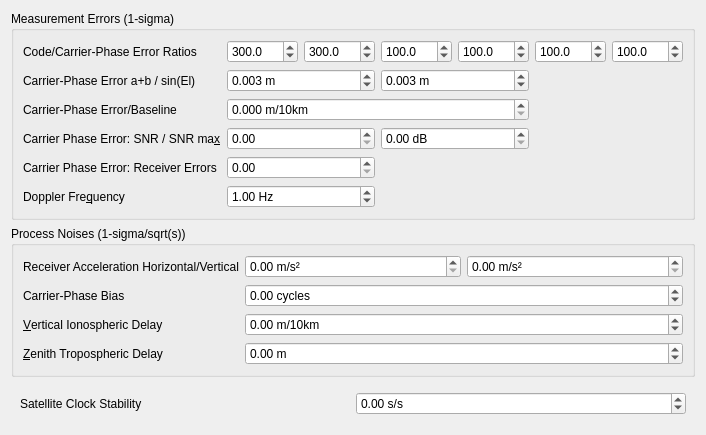
     <widget class="QWidget" name="tabStatistics">
      <property name="toolTip">
       <string/>
      </property>
      <attribute name="title">
       <string>S&amp;tatistics</string>
      </attribute>
      <layout class="QGridLayout" name="gridLayout_4">
       <item row="2" column="0">
        <widget class="QWidget" name="widget_2" native="true">
         <property name="sizePolicy">
          <sizepolicy hsizetype="Preferred" vsizetype="Fixed">
           <horstretch>0</horstretch>
           <verstretch>0</verstretch>
          </sizepolicy>
         </property>
         <layout class="QGridLayout" name="gridLayout_13">
          <item row="0" column="0">
           <widget class="QLabel" name="Label29">
            <property name="text">
             <string>Satellite Clock Stability</string>
            </property>
            <property name="buddy">
             <cstring>sBSatelliteClockStability</cstring>
            </property>
           </widget>
          </item>
          <item row="0" column="1">
           <widget class="ScientificSpinBox" name="sBSatelliteClockStability">
            <property name="toolTip">
             <string>&lt;html&gt;&lt;head/&gt;&lt;body&gt;&lt;p&gt;Set the satellite clock stability (option: &lt;span style=&quot; font-style:italic;&quot;&gt;stats-clkstab&lt;/span&gt;) &lt;/p&gt;&lt;p&gt;The value is used for interpolation of base-station observables.&lt;/p&gt;&lt;p&gt;Unit: s/s&lt;/p&gt;&lt;/body&gt;&lt;/html&gt;</string>
            </property>
            <property name="suffix">
             <string> s/s</string>
            </property>
            <property name="minimum">
             <double>-1.000000000000000</double>
            </property>
            <property name="maximum">
             <double>1.000000000000000</double>
            </property>
           </widget>
          </item>
         </layout>
        </widget>
       </item>
       <item row="1" column="0">
        <widget class="QGroupBox" name="GroupBox4">
         <property name="title">
          <string>Process Noises (1-sigma/sqrt(s))</string>
         </property>
         <layout class="QGridLayout" name="gridLayout_9">
          <item row="3" column="0">
           <widget class="QLabel" name="Label28">
            <property name="text">
             <string>&amp;Zenith Tropospheric Delay</string>
            </property>
            <property name="buddy">
             <cstring>sBProcessNoise3</cstring>
            </property>
           </widget>
          </item>
          <item row="1" column="0">
           <widget class="QLabel" name="Label26">
            <property name="text">
             <string>Carrier-Phase Bias</string>
            </property>
            <property name="buddy">
             <cstring>sBProcessNoise1</cstring>
            </property>
           </widget>
          </item>
          <item row="0" column="0">
           <widget class="QLabel" name="Label33">
            <property name="text">
             <string>Receiver Acceleration Horizontal/Vertical</string>
            </property>
            <property name="buddy">
             <cstring>sBProcessNoise4</cstring>
            </property>
           </widget>
          </item>
          <item row="2" column="0">
           <widget class="QLabel" name="Label27">
            <property name="text">
             <string>&amp;Vertical Ionospheric Delay</string>
            </property>
            <property name="buddy">
             <cstring>sBProcessNoise2</cstring>
            </property>
           </widget>
          </item>
          <item row="0" column="1">
           <widget class="ScientificSpinBox" name="sBProcessNoise4">
            <property name="toolTip">
             <string>&lt;html&gt;&lt;head/&gt;&lt;body&gt;&lt;p&gt;Set the process noise standard deviation of the receiver acceleration as the horizontal component (&lt;span style=&quot; font-style:italic;&quot;&gt;stats-prnaccelh&lt;/span&gt;).&lt;/p&gt;&lt;p&gt;If receiver dynamics is set to OFF, they are not used.&lt;/p&gt;&lt;p&gt;Unit: m/s2/sqrt(s)&lt;/p&gt;&lt;/body&gt;&lt;/html&gt;</string>
            </property>
            <property name="suffix">
             <string> m/s²</string>
            </property>
            <property name="maximum">
             <double>100.000000000000000</double>
            </property>
           </widget>
          </item>
          <item row="0" column="2">
           <widget class="ScientificSpinBox" name="sBProcessNoise5">
            <property name="toolTip">
             <string>&lt;html&gt;&lt;head/&gt;&lt;body&gt;&lt;p&gt;Set the process noise standard deviation of the receiver acceleration as the vertical component (&lt;span style=&quot; font-style:italic;&quot;&gt;stats-prnaccelv&lt;/span&gt;).&lt;/p&gt;&lt;p&gt;If receiver dynamics is set to OFF, they are not used.&lt;/p&gt;&lt;p&gt;Unit: m/s2/sqrt(s)&lt;/p&gt;&lt;/body&gt;&lt;/html&gt;</string>
            </property>
            <property name="suffix">
             <string> m/s²</string>
            </property>
            <property name="maximum">
             <double>100.000000000000000</double>
            </property>
           </widget>
          </item>
          <item row="1" column="1" colspan="2">
           <widget class="ScientificSpinBox" name="sBProcessNoise1">
            <property name="toolTip">
             <string>&lt;html&gt;&lt;head/&gt;&lt;body&gt;&lt;p&gt;Set the process noise standard deviation of carrier-phase bias/ambiguity (option: &lt;span style=&quot; font-style:italic;&quot;&gt;stats-prnbias&lt;/span&gt;)&lt;/p&gt;&lt;p&gt;Unit: cycle/sqrt(s).&lt;/p&gt;&lt;/body&gt;&lt;/html&gt;</string>
            </property>
            <property name="suffix">
             <string> cycles</string>
            </property>
            <property name="minimum">
             <double>-100.000000000000000</double>
            </property>
            <property name="maximum">
             <double>100.000000000000000</double>
            </property>
           </widget>
          </item>
          <item row="2" column="1" colspan="2">
           <widget class="ScientificSpinBox" name="sBProcessNoise2">
            <property name="toolTip">
             <string>&lt;html&gt;&lt;head/&gt;&lt;body&gt;&lt;p&gt;Set the process noise standard deviation of vertical ionospheric delay per 10 km baseline (option: &lt;span style=&quot; font-style:italic;&quot;&gt;stats-prniono&lt;/span&gt;)&lt;/p&gt;&lt;p&gt;Unit: m/sqrt(s).&lt;/p&gt;&lt;/body&gt;&lt;/html&gt;</string>
            </property>
            <property name="suffix">
             <string> m/10km</string>
            </property>
            <property name="minimum">
             <double>-10000.000000000000000</double>
            </property>
            <property name="maximum">
             <double>10000.000000000000000</double>
            </property>
           </widget>
          </item>
          <item row="3" column="1" colspan="2">
           <widget class="ScientificSpinBox" name="sBProcessNoise3">
            <property name="toolTip">
             <string>&lt;html&gt;&lt;head/&gt;&lt;body&gt;&lt;p&gt;Set the process noise standard deviation of zenith tropospheric delay (option: &lt;span style=&quot; font-style:italic;&quot;&gt;stats-prntrop&lt;/span&gt;)&lt;/p&gt;&lt;p&gt;Unit: m/sqrt(s).&lt;/p&gt;&lt;/body&gt;&lt;/html&gt;</string>
            </property>
            <property name="suffix">
             <string> m</string>
            </property>
            <property name="minimum">
             <double>-1000.000000000000000</double>
            </property>
            <property name="maximum">
             <double>1000.000000000000000</double>
            </property>
           </widget>
          </item>
         </layout>
        </widget>
       </item>
       <item row="0" column="0">
        <widget class="QGroupBox" name="GroupBox3">
         <property name="title">
          <string>Measurement Errors (1-sigma)</string>
         </property>
         <layout class="QGridLayout" name="gridLayout_8">
          <item row="8" column="1" colspan="2">
           <widget class="QDoubleSpinBox" name="sBMeasurementError5">
            <property name="toolTip">
             <string>&lt;html&gt;&lt;head/&gt;&lt;body&gt;&lt;p&gt;Set the standard deviation of Doppler errors (option: &lt;span style=&quot; font-style:italic;&quot;&gt;stats-errdoppler)&lt;/span&gt;&lt;/p&gt;&lt;/body&gt;&lt;/html&gt;</string>
            </property>
            <property name="suffix">
             <string> Hz</string>
            </property>
            <property name="minimum">
             <double>-10000.000000000000000</double>
            </property>
            <property name="maximum">
             <double>10000.000000000000000</double>
            </property>
            <property name="value">
             <double>1.000000000000000</double>
            </property>
           </widget>
          </item>
          <item row="1" column="1">
           <widget class="QDoubleSpinBox" name="sBMeasurementErrorR1">
            <property name="toolTip">
             <string>&lt;html&gt;&lt;head/&gt;&lt;body&gt;&lt;p&gt;Set the ratio of standard deviations of pseudorange errors to carrier-phase errors for F1 (option: &lt;span style=&quot; font-style:italic;&quot;&gt;stats-eratio1&lt;/span&gt;)&lt;/p&gt;&lt;/body&gt;&lt;/html&gt;</string>
            </property>
            <property name="decimals">
             <number>1</number>
            </property>
            <property name="maximum">
             <double>10000.000000000000000</double>
            </property>
            <property name="value">
             <double>300.000000000000000</double>
            </property>
           </widget>
          </item>
          <item row="1" column="2">
           <widget class="QDoubleSpinBox" name="sBMeasurementErrorR2">
            <property name="toolTip">
             <string>&lt;html&gt;&lt;head/&gt;&lt;body&gt;&lt;p&gt;Set the ratio of standard deviations of pseudorange errors to carrier-phase errors for F2 (option: &lt;span style=&quot; font-style:italic;&quot;&gt;stats-eratio2&lt;/span&gt;)&lt;/p&gt;&lt;/body&gt;&lt;/html&gt;</string>
            </property>
            <property name="decimals">
             <number>1</number>
            </property>
            <property name="maximum">
             <double>10000.000000000000000</double>
            </property>
            <property name="value">
             <double>300.000000000000000</double>
            </property>
           </widget>
          </item>
          <item row="1" column="3">
           <widget class="QDoubleSpinBox" name="sBMeasurementErrorR3">
            <property name="toolTip">
             <string>&lt;html&gt;&lt;head/&gt;&lt;body&gt;&lt;p&gt;Set the ratio of standard deviations of pseudorange errors to carrier-phase errors for F3 (option: &lt;span style=&quot; font-style:italic;&quot;&gt;stats-eratio3&lt;/span&gt;)&lt;/p&gt;&lt;/body&gt;&lt;/html&gt;</string>
            </property>
            <property name="decimals">
             <number>1</number>
            </property>
            <property name="maximum">
             <double>10000.000000000000000</double>
            </property>
            <property name="value">
             <double>100.000000000000000</double>
            </property>
           </widget>
          </item>
          <item row="1" column="4">
           <widget class="QDoubleSpinBox" name="sBMeasurementErrorR4">
            <property name="toolTip">
             <string>&lt;html&gt;&lt;head/&gt;&lt;body&gt;&lt;p&gt;Set the ratio of standard deviations of pseudorange errors to carrier-phase errors for F4 (option: &lt;span style=&quot; font-style:italic;&quot;&gt;stats-eratio4&lt;/span&gt;)&lt;/p&gt;&lt;/body&gt;&lt;/html&gt;</string>
            </property>
            <property name="decimals">
             <number>1</number>
            </property>
            <property name="maximum">
             <double>10000.000000000000000</double>
            </property>
            <property name="value">
             <double>100.000000000000000</double>
            </property>
           </widget>
          </item>
          <item row="1" column="5">
           <widget class="QDoubleSpinBox" name="sBMeasurementErrorR5">
            <property name="toolTip">
             <string>&lt;html&gt;&lt;head/&gt;&lt;body&gt;&lt;p&gt;Set the ratio of standard deviations of pseudorange errors to carrier-phase errors for F5 (option: &lt;span style=&quot; font-style:italic;&quot;&gt;stats-eratio5&lt;/span&gt;)&lt;/p&gt;&lt;/body&gt;&lt;/html&gt;</string>
            </property>
            <property name="decimals">
             <number>1</number>
            </property>
            <property name="maximum">
             <double>10000.000000000000000</double>
            </property>
            <property name="value">
             <double>100.000000000000000</double>
            </property>
           </widget>
          </item>
          <item row="1" column="6">
           <widget class="QDoubleSpinBox" name="sBMeasurementErrorR6">
            <property name="toolTip">
             <string>&lt;html&gt;&lt;head/&gt;&lt;body&gt;&lt;p&gt;Set the ratio of standard deviations of pseudorange errors to carrier-phase errors for F6 (option: &lt;span style=&quot; font-style:italic;&quot;&gt;stats-eratio6&lt;/span&gt;)&lt;/p&gt;&lt;/body&gt;&lt;/html&gt;</string>
            </property>
            <property name="decimals">
             <number>1</number>
            </property>
            <property name="maximum">
             <double>10000.000000000000000</double>
            </property>
            <property name="value">
             <double>100.000000000000000</double>
            </property>
           </widget>
          </item>
          <item row="3" column="0">
           <widget class="QLabel" name="Label7">
            <property name="enabled">
             <bool>true</bool>
            </property>
            <property name="text">
             <string>Carrier-Phase Error a+b / sin(El)</string>
            </property>
            <property name="buddy">
             <cstring>sBMeasurementError2</cstring>
            </property>
           </widget>
          </item>
          <item row="5" column="0">
           <widget class="QLabel" name="Label16">
            <property name="enabled">
             <bool>true</bool>
            </property>
            <property name="text">
             <string>Carrier-Phase Error/Baseline</string>
            </property>
            <property name="buddy">
             <cstring>sBMeasurementError4</cstring>
            </property>
           </widget>
          </item>
          <item row="5" column="1" colspan="4">
           <widget class="QDoubleSpinBox" name="sBMeasurementError4">
            <property name="toolTip">
             <string>&lt;html&gt;&lt;head/&gt;&lt;body&gt;&lt;p&gt;Set the baseline-length dependent term of carrier-phase error standard deviation (option: &lt;span style=&quot; font-style:italic;&quot;&gt;stats-errphasebl&lt;/span&gt;)&lt;/p&gt;&lt;/body&gt;&lt;/html&gt;</string>
            </property>
            <property name="suffix">
             <string> m/10km</string>
            </property>
            <property name="decimals">
             <number>3</number>
            </property>
           </widget>
          </item>
          <item row="3" column="3" colspan="2">
           <widget class="QDoubleSpinBox" name="sBMeasurementError3">
            <property name="toolTip">
             <string>&lt;html&gt;&lt;head/&gt;&lt;body&gt;&lt;p&gt;Set the elevation dependent term of carrier-phase error standard deviation (option: &lt;span style=&quot; font-style:italic;&quot;&gt;stats-errphaseel&lt;/span&gt;)&lt;/p&gt;&lt;/body&gt;&lt;/html&gt;</string>
            </property>
            <property name="suffix">
             <string> m</string>
            </property>
            <property name="decimals">
             <number>3</number>
            </property>
            <property name="maximum">
             <double>100.000000000000000</double>
            </property>
            <property name="singleStep">
             <double>0.001000000000000</double>
            </property>
            <property name="value">
             <double>0.003000000000000</double>
            </property>
           </widget>
          </item>
          <item row="6" column="0">
           <widget class="QLabel" name="label_3">
            <property name="text">
             <string>Carrier Phase Error: SNR / SNR ma&amp;x</string>
            </property>
            <property name="buddy">
             <cstring>sBMeasurementErrorSNR</cstring>
            </property>
           </widget>
          </item>
          <item row="3" column="1" colspan="2">
           <widget class="QDoubleSpinBox" name="sBMeasurementError2">
            <property name="toolTip">
             <string>&lt;html&gt;&lt;head/&gt;&lt;body&gt;&lt;p&gt;Set the base term of carrier-phase error standard deviation (option: &lt;span style=&quot; font-style:italic;&quot;&gt;stats-errphase&lt;/span&gt;)&lt;/p&gt;&lt;/body&gt;&lt;/html&gt;</string>
            </property>
            <property name="suffix">
             <string> m</string>
            </property>
            <property name="decimals">
             <number>3</number>
            </property>
            <property name="maximum">
             <double>100.000000000000000</double>
            </property>
            <property name="singleStep">
             <double>0.001000000000000</double>
            </property>
            <property name="value">
             <double>0.003000000000000</double>
            </property>
           </widget>
          </item>
          <item row="1" column="0">
           <widget class="QLabel" name="Label6">
            <property name="enabled">
             <bool>true</bool>
            </property>
            <property name="text">
             <string>Code/Carrier-Phase Error Ratios</string>
            </property>
            <property name="buddy">
             <cstring>sBMeasurementErrorR1</cstring>
            </property>
           </widget>
          </item>
          <item row="8" column="0">
           <widget class="QLabel" name="Label10">
            <property name="enabled">
             <bool>true</bool>
            </property>
            <property name="text">
             <string>Doppler Fre&amp;quency</string>
            </property>
            <property name="buddy">
             <cstring>sBMeasurementError5</cstring>
            </property>
           </widget>
          </item>
          <item row="7" column="0">
           <widget class="QLabel" name="label_4">
            <property name="text">
             <string>Carrier Phase Error: Receiver Errors</string>
            </property>
            <property name="buddy">
             <cstring>sBMeasurementErrorReceiver</cstring>
            </property>
           </widget>
          </item>
          <item row="7" column="1" colspan="2">
           <widget class="QDoubleSpinBox" name="sBMeasurementErrorReceiver">
            <property name="toolTip">
             <string>&lt;html&gt;&lt;head/&gt;&lt;body&gt;&lt;p&gt;Set the receiver uncertainty dependent term of carrier-phase error standard deviation (option: &lt;span style=&quot; font-style:italic;&quot;&gt;stats-errrcv&lt;/span&gt;)&lt;/p&gt;&lt;p&gt;u-blox only!&lt;/p&gt;&lt;/body&gt;&lt;/html&gt;</string>
            </property>
           </widget>
          </item>
          <item row="6" column="1" colspan="2">
           <widget class="QDoubleSpinBox" name="sBMeasurementErrorSNR">
            <property name="toolTip">
             <string>&lt;html&gt;&lt;head/&gt;&lt;body&gt;&lt;p&gt;Set the SNR dependent terms of carrier-phase error standard deviation (option: &lt;span style=&quot; font-style:italic;&quot;&gt;stats-errsnr&lt;/span&gt;)&lt;/p&gt;&lt;p&gt;e * 10^(0.1*(SNR_MAX - snr))&lt;/p&gt;&lt;/body&gt;&lt;/html&gt;</string>
            </property>
           </widget>
          </item>
          <item row="6" column="3" colspan="2">
           <widget class="QDoubleSpinBox" name="sBMeasurementErrorSNR_Max">
            <property name="toolTip">
             <string>&lt;html&gt;&lt;head/&gt;&lt;body&gt;&lt;p&gt;Set the max component of the SNR dependent terms of carrier-phase error standard deviation (option: &lt;span style=&quot; font-style:italic;&quot;&gt;stats-snrmax&lt;/span&gt;)&lt;/p&gt;&lt;p&gt;e * 10^(0.1*(SNR_MAX - snr))&lt;/p&gt;&lt;/body&gt;&lt;/html&gt;</string>
            </property>
            <property name="suffix">
             <string> dB</string>
            </property>
           </widget>
          </item>
         </layout>
        </widget>
       </item>
      </layout>
     </widget>
